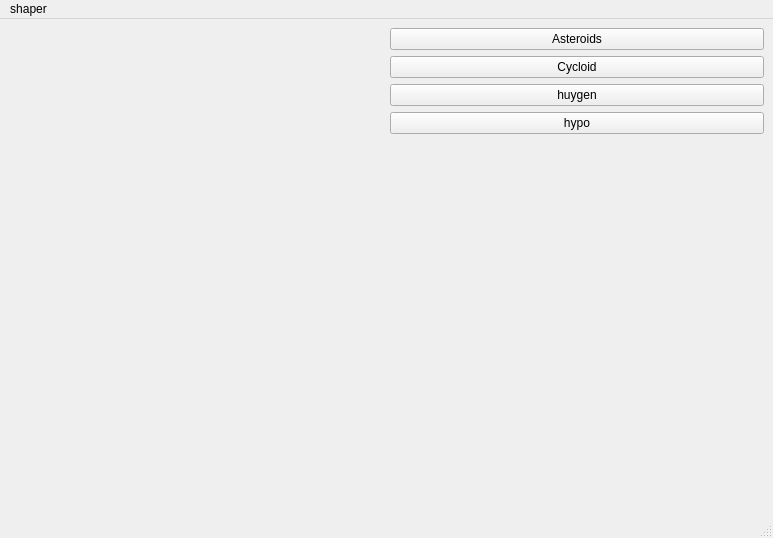
<?xml version="1.0" encoding="UTF-8"?>
<ui version="4.0">
 <class>MainWindow</class>
 <widget class="QMainWindow" name="MainWindow">
  <property name="geometry">
   <rect>
    <x>0</x>
    <y>0</y>
    <width>773</width>
    <height>538</height>
   </rect>
  </property>
  <property name="windowTitle">
   <string>MainWindow</string>
  </property>
  <widget class="QWidget" name="centralwidget">
   <layout class="QGridLayout" name="gridLayout">
    <item row="0" column="0">
     <layout class="QHBoxLayout" name="horizontalLayout">
      <item>
       <widget class="RenderArea" name="render_area" native="true"/>
      </item>
      <item>
       <layout class="QVBoxLayout" name="verticalLayout">
        <item>
         <widget class="QPushButton" name="BtnRed">
          <property name="text">
           <string>Asteroids</string>
          </property>
         </widget>
        </item>
        <item>
         <widget class="QPushButton" name="BtnBlue">
          <property name="text">
           <string>Cycloid</string>
          </property>
         </widget>
        </item>
        <item>
         <widget class="QPushButton" name="BtnGreen">
          <property name="text">
           <string>huygen</string>
          </property>
         </widget>
        </item>
        <item>
         <widget class="QPushButton" name="BtnYellow">
          <property name="text">
           <string>hypo</string>
          </property>
         </widget>
        </item>
        <item>
         <spacer name="verticalSpacer">
          <property name="orientation">
           <enum>Qt::Vertical</enum>
          </property>
          <property name="sizeHint" stdset="0">
           <size>
            <width>20</width>
            <height>40</height>
           </size>
          </property>
         </spacer>
        </item>
       </layout>
      </item>
     </layout>
    </item>
   </layout>
  </widget>
  <widget class="QStatusBar" name="statusbar"/>
  <widget class="QMenuBar" name="menubar">
   <property name="geometry">
    <rect>
     <x>0</x>
     <y>0</y>
     <width>773</width>
     <height>22</height>
    </rect>
   </property>
   <widget class="QMenu" name="menushaper">
    <property name="title">
     <string>shaper</string>
    </property>
   </widget>
   <addaction name="menushaper"/>
  </widget>
 </widget>
 <customwidgets>
  <customwidget>
   <class>RenderArea</class>
   <extends>QWidget</extends>
   <header>renderarea.h</header>
   <container>1</container>
  </customwidget>
 </customwidgets>
 <resources/>
 <connections/>
</ui>
